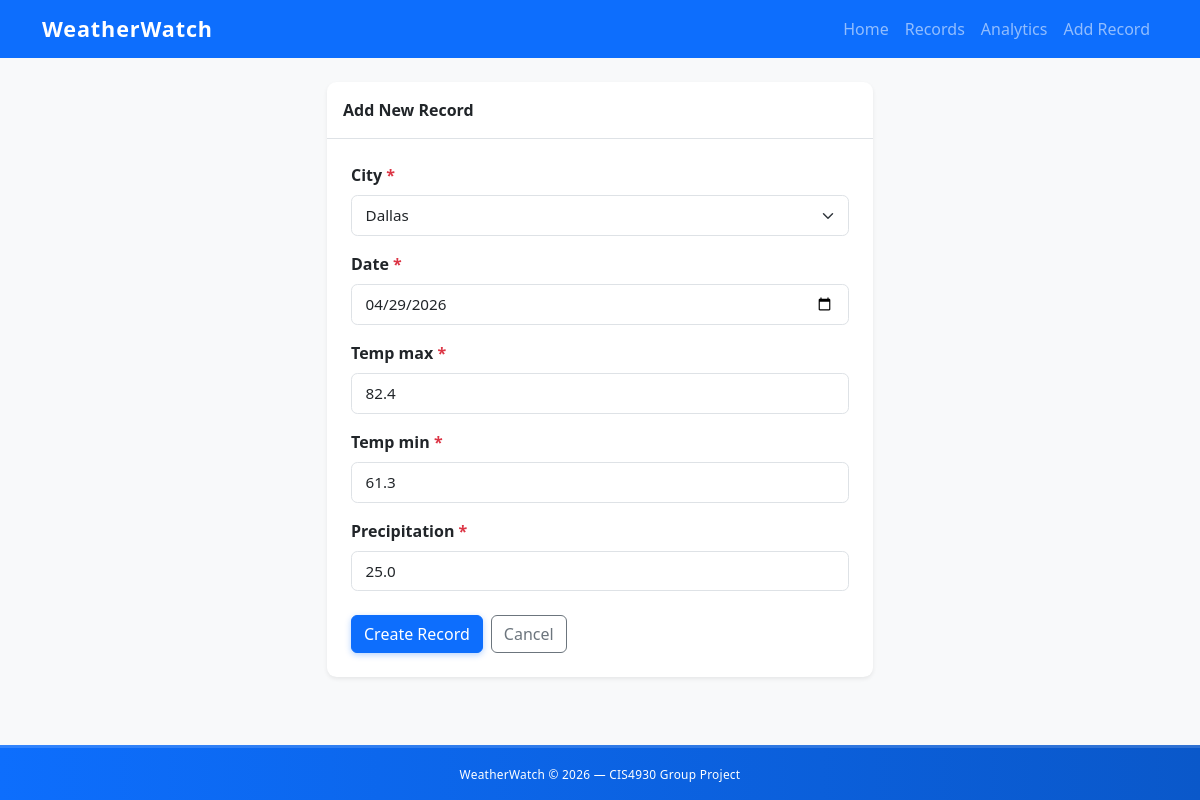
Screenshot of /records/14/edit/ with the database file from the repository.
### core/models.py (models this page shows, shortened)
class Record(models.Model):
    SOURCE_CHOICES = [
        ("csv", "CSV Import"),
        ("api", "API Fetch"),
    ]
    city = models.ForeignKey(
        City,
        on_delete=models.CASCADE,
        related_name="records"
    )
    date = models.DateField()
    temp_max = models.FloatField()
    temp_min = models.FloatField()
    precipitation = models.FloatField(default=0)
    source = models.CharField(
        max_length=10,
        choices=SOURCE_CHOICES,
        default="csv"
    )
    run = models.ForeignKey(
        DataRun,
        on_delete=models.SET_NULL,
        null=True,
        blank=True,
        related_name="records"
    )
    created_at = models.DateTimeField(auto_now_add=True)
    class Meta:
        ordering = ["-date", "city__name"]
        unique_together = ("city", "date")

### core/views.py (the view)
# urls.py: path("records/<int:pk>/edit/", views.update_record, name = "record_edit"),
def update_record(request, pk):
    record = get_object_or_404(Record, pk=pk)    #model needed
    if request.method == "POST":
        form = RecordForm(request.POST, instance = record)
        if form.is_valid():
            form.save()
            messages.success(request, "Record updated successfully")
            return redirect("record_detail", pk = record.pk)
    else:
        form = RecordForm(instance=record) #show form with existing data
        return render(request, "core/record_form.html", {"form": form})   #render form with errors if form is invalid

### core/forms.py
class RecordForm(forms.ModelForm):
    class Meta:
        model = Record
        fields = ["city", "date", "temp_max", "temp_min", "precipitation"]
        widgets = {
            'city': forms.Select(attrs={'class': 'form-select'}),
            'date': forms.DateInput(attrs={'type': 'date', 'class': 'form-control'}),
            'temp_max': forms.NumberInput(attrs={'class': 'form-control', 'step': '0.1'}),
            'temp_min': forms.NumberInput(attrs={'class': 'form-control', 'step': '0.1'}),
            'precipitation': forms.NumberInput(attrs={'class': 'form-control', 'step': '0.1', 'min': '0', 'max': '100'}),
        }

### core/models.py (called while the page is built)
    def __str__(self):
        return self.name

### core/templates/core/record_form.html (shortened to what this page needs)
{% extends "core/base.html" %}
{% block content %}
<div class="row justify-content-center">
    <div class="col-lg-6 col-md-8">
        <div class="card border-0 shadow-sm">
            <div class="card-header bg-transparent fw-semibold border-bottom py-3">
                {% if record %}Edit Record{% else %}Add New Record{% endif %}
            </div>
            <div class="card-body p-4">
                <form method="post" novalidate>
                    {% for field in form %}
                    <div class="mb-3">
                        <label for="{{ field.id_for_label }}" class="form-label fw-semibold">
                            {{ field.label }}
                            {% if field.field.required %}<span class="text-danger">*</span>{% endif %}
                        </label>
                        {{ field }}
                    </div>
                    {% endfor %}
                    <div class="d-flex gap-2 mt-4">
                        <button type="submit" class="btn btn-primary">
                            {% if record %}Save Changes{% else %}Create Record{% endif %}
                        </button>
                        <a href="{% url 'records' %}" class="btn btn-outline-secondary">Cancel</a>
                    </div>
                </form>
            </div>
        </div>
    </div>
</div>
{% endblock %}

### core/static/css/style.css (style rules this page uses)
.card { transition: transform 0.18s ease, box-shadow 0.18s ease; border-radius: 0.6rem; }
.form-control, .form-select { padding: 0.5rem 0.85rem; font-size: 0.95rem; border-radius: 0.4rem; }
.btn-primary { box-shadow: 0 2px 6px rgba(13, 110, 253, 0.3); transition: transform 0.15s ease, box-shadow 0.15s ease; }
body { display: flex; flex-direction: column; min-height: 100vh; background-color: #f8f9fa; }

### rows the page displays
Record: form "Dallas" "04/29/2026" "82.4" "61.3" "25.0"

### other values shown
{{ field.label }} "City" "Date" "Temp max" "Temp min" "Precipitation"
